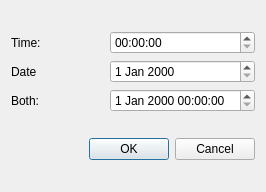
<?xml version="1.0" encoding="UTF-8"?>
<ui version="4.0">
 <class>Dialog</class>
 <widget class="QDialog" name="Dialog">
  <property name="geometry">
   <rect>
    <x>0</x>
    <y>0</y>
    <width>266</width>
    <height>192</height>
   </rect>
  </property>
  <property name="windowTitle">
   <string>Dialog</string>
  </property>
  <layout class="QVBoxLayout" name="verticalLayout">
   <item>
    <layout class="QGridLayout" name="gridLayout">
     <item row="0" column="0">
      <widget class="QLabel" name="label">
       <property name="text">
        <string>Time:</string>
       </property>
      </widget>
     </item>
     <item row="0" column="1">
      <widget class="QTimeEdit" name="timeEdit"/>
     </item>
     <item row="1" column="0">
      <widget class="QLabel" name="label_2">
       <property name="text">
        <string>Date</string>
       </property>
      </widget>
     </item>
     <item row="1" column="1">
      <widget class="QDateEdit" name="dateEdit"/>
     </item>
     <item row="2" column="0">
      <widget class="QLabel" name="label_3">
       <property name="text">
        <string>Both:</string>
       </property>
      </widget>
     </item>
     <item row="2" column="1">
      <widget class="QDateTimeEdit" name="dateTimeEdit"/>
     </item>
    </layout>
   </item>
   <item>
    <widget class="QDialogButtonBox" name="buttonBox">
     <property name="standardButtons">
      <set>QDialogButtonBox::Cancel|QDialogButtonBox::Ok</set>
     </property>
    </widget>
   </item>
  </layout>
 </widget>
 <resources/>
 <connections/>
</ui>
